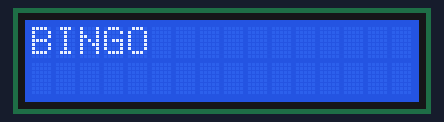
Bench run of a sketch on a simulated Arduino Uno, built with avr-gcc and run on an emulated ATmega328P. Shown: 16×2 character LCD. Random numbers use the default seed unless the sketch sets one; what the sketch prints to the serial monitor is not drawn.

Above: at 0.1 s.
At 120.2 s:
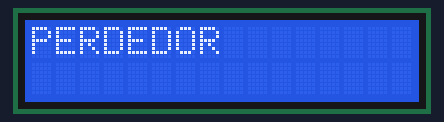

The sketch:

Exposicion.ino
```cpp
const int lin=3;
const int col=3;
int numeros [lin][col];
int led [lin][col];
#include <LiquidCrystal.h>;
LiquidCrystal lcd(8, 13, 9, 4, 5, 6, 7);

void setup() {
    for (int i=30;i<39;i++){
    pinMode(i, OUTPUT);}
    lcd.begin(16, 2);
    Serial.begin(9600);
}
void ingreso (int numeros[lin][col],int led [lin][col])
{
    led[0][0]=30;
    led[0][1]=31;
    led[0][2]=32;
    led[1][0]=33;
    led[1][1]=34;
    led[1][2]=35;
    led[2][0]=36;
    led[2][1]=37;
    led[2][2]=38;

    int x=29;
    for (int i=0;i<lin;i++)
    {
        for(int j=0;j<col;j++)
        {
            numeros[i][j]=rand()%2;
            Serial.print(numeros[i][j]);
        }

            Serial.print("\n");
    }
     Serial.print("\n\n");
}

void encender (int numeros[lin][col], int led[lin][col])
{
    for (int i=0;i<lin;i++)
    {
        for(int j=0;j<col;j++)
        {
            if (numeros[i][j]==1)
            {
                digitalWrite(led[i][j],HIGH);
            }
            else digitalWrite(led[i][j],LOW);
        }
    }
}
void analisis (int numeros[lin][col])
{
    if((numeros[0][0]==1 and numeros[0][1]==1 and numeros[0][2]==1)or(numeros[1][0]==1 and numeros[1][1]==1 and numeros[1][2]==1)or(numeros[2][0]==1 and numeros[2][1]==1 and numeros[2][2]==1))
    {
        lcd.print("BINGO");
        Serial.print("Gano");
    }
    else lcd.print("PERDEDOR");
}


void loop() {
  lcd.clear();
  ingreso(numeros,led);
  encender(numeros,led);
  analisis(numeros);

  delay(5000);
}
```
